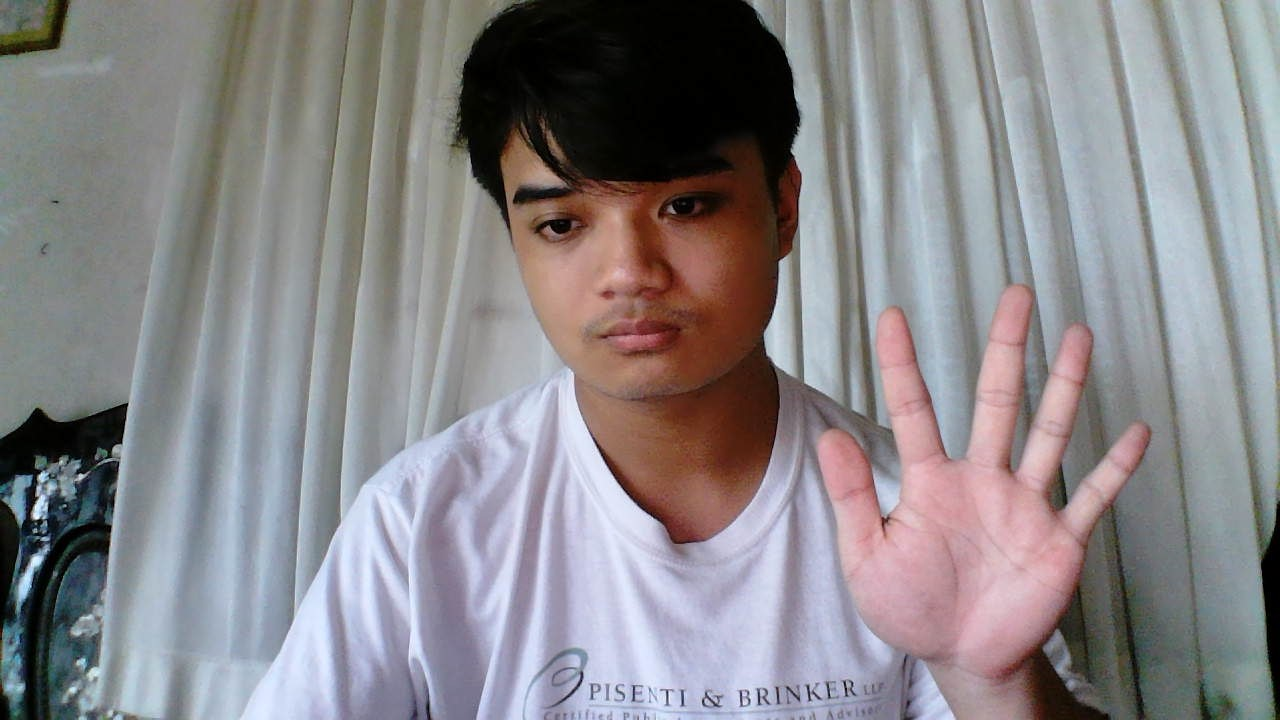
#> input picture test.jpg, 1280 x 720 px
$ python s2_handregion.py
#> lines starting #> are read from the running program, lines starting #| are printed output that depends on the picture
"""
    From the given grayscale image, the hand region module will detect the hand region and return list with all region maybe is hand region, by the list with 4 values per element: x, y, w, h.
    After that, by each element in the list, we will get it and use the hand_region_model to predict it is hand region or not.
    If it is not hand region, we will remove it from the list.
    Finally, we will return the list with all hand region.

    The hand region module will be implemented in the s2_model.ipynb file.

    We use gaussian blur to decrease the noise in the image.
    After that, we use canny edge detection to detect the edges in the image.
    We use mathematical dilation to make the edges more visible.
    We use findContours to find the contours in the image.


    We use HOG to detect the region maybe is hand region.
    After that, we will conpare the region parameters with criteria to get the hand region and add it to the list.
    Criteria:
        Hand region square percentage 10% < square percentage < 50%
        Hand region width > 1/5 * width of the image
        Hand region height > 1/4 * height of the image


    Criteria of input:
        - Type: grayscale image (png, jpg, jpeg)
        - Size: max 1280x720
    Output format:
        - Type: list
        - Value: list with 4 values per element: x, y, w, h
"""

# Importing the required libraries
import numpy as np
import pandas as pd
import cv2
import os
from skimage import feature
from skimage.transform import resize

class Hand_Region:
    def __init__(self):
        self.image = None

    # [19 lines left out: function preprocess_image, not called in this run]

    def hog_feature(self, img, pixel_per_cell=8):
        """
        Compute HOG feature for a given image.

        Args:
            image: an image with object that we want to detect.
            pixel_per_cell: number of pixels in each cell, an argument for hog descriptor.

        Returns:
            hogFeature: a vector of hog representation.
            hogImage: an image representation of hog provided by skimage.
        """
        hogFeature, hogImage = feature.hog(img,
                                           pixels_per_cell=(pixel_per_cell, pixel_per_cell),
                                           cells_per_block=(3, 3),
                                           block_norm='L1',
                                           visualize=True,
                                           feature_vector=False)
        return hogFeature, hogImage
    # [116 lines left out: functions sliding_window, detect_hand_region, get_hand_region, get_all_hand_regions, not called in this run]


# Test the Hand_Region class
if __name__ == '__main__':
    # Create an instance of the Hand_Region class
    hand_region = Hand_Region()

    # Load the image
    img = cv2.imread('test.jpg', cv2.IMREAD_GRAYSCALE)
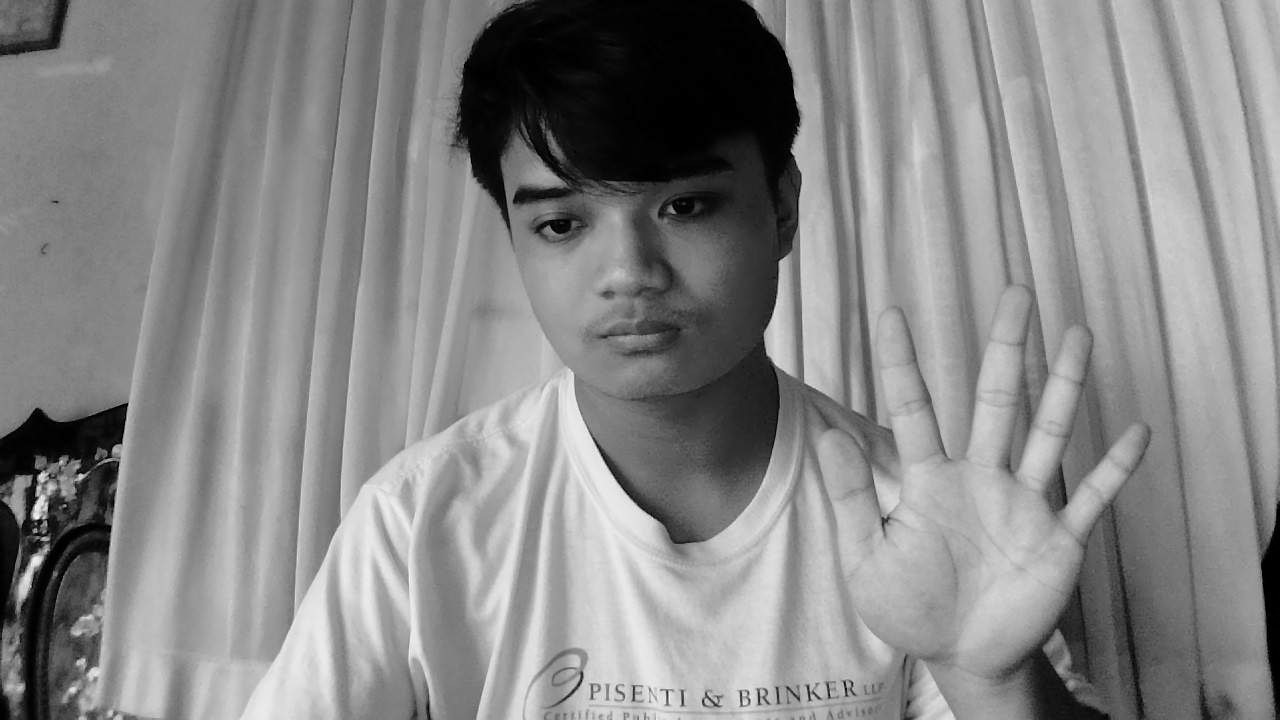
#> img: shape (720, 1280); min 0, max 255, mean 135.6

    # Use hog and sliding window to show the different regions
    hogFeature, hogImage = hand_region.hog_feature(img)
#> in hog_feature, `hogFeature, hogImage = feature.hog(img, pixels_per_cell=(pixel_per_cel..`:
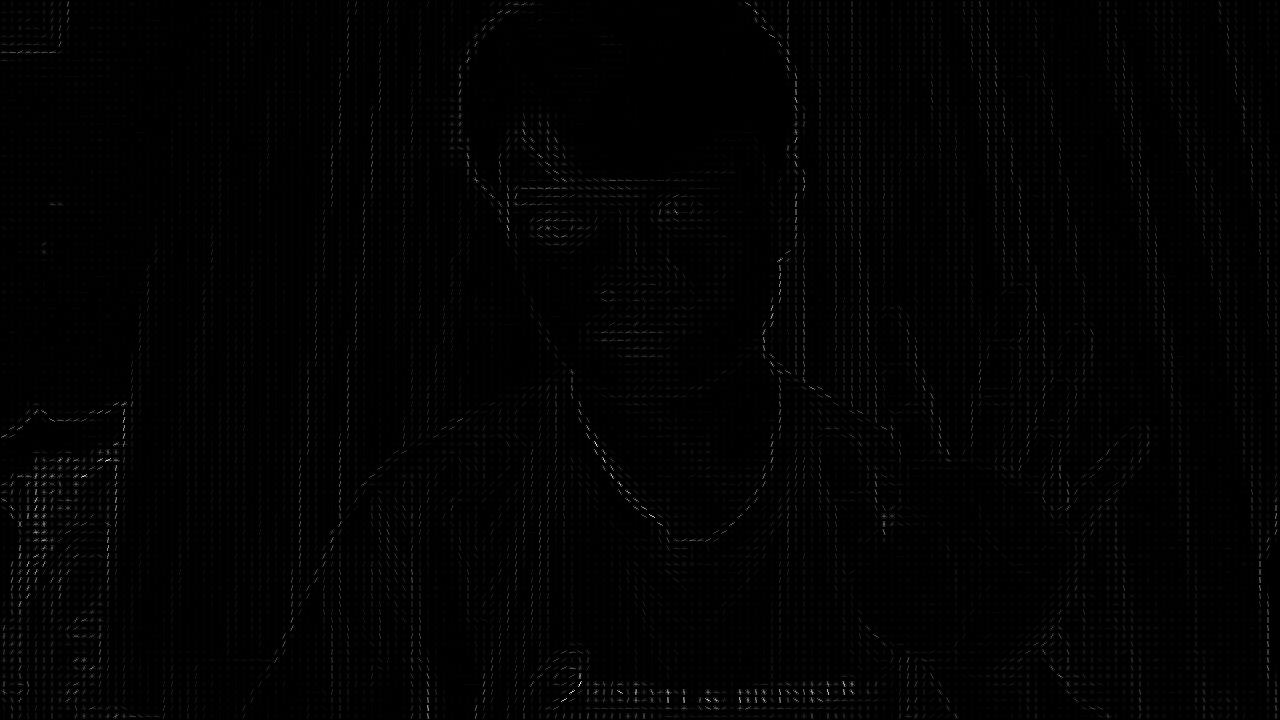
#> hogImage: shape (720, 1280) float64; min 0, max 76.23, mean 0.7; drawn with min black and max white
    # max_score, maxr, maxc, response_map = hand_region.sliding_window(img, hogFeature, 8, (64, 128))

    # SShow hog image
    cv2.imshow('HOG Image', hogImage)
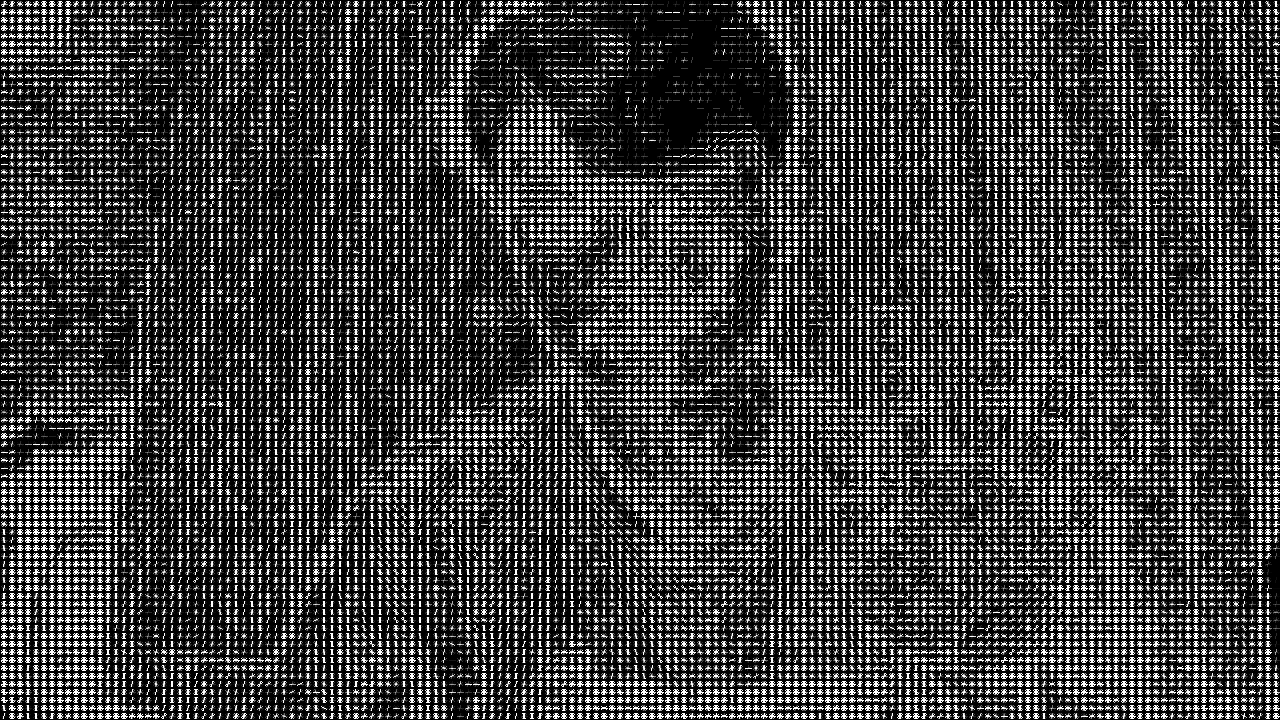
#> window 'HOG Image': shape (720, 1280); min 0, max 255, mean 63.2
    cv2.waitKey(0)
    cv2.destroyAllWindows()
